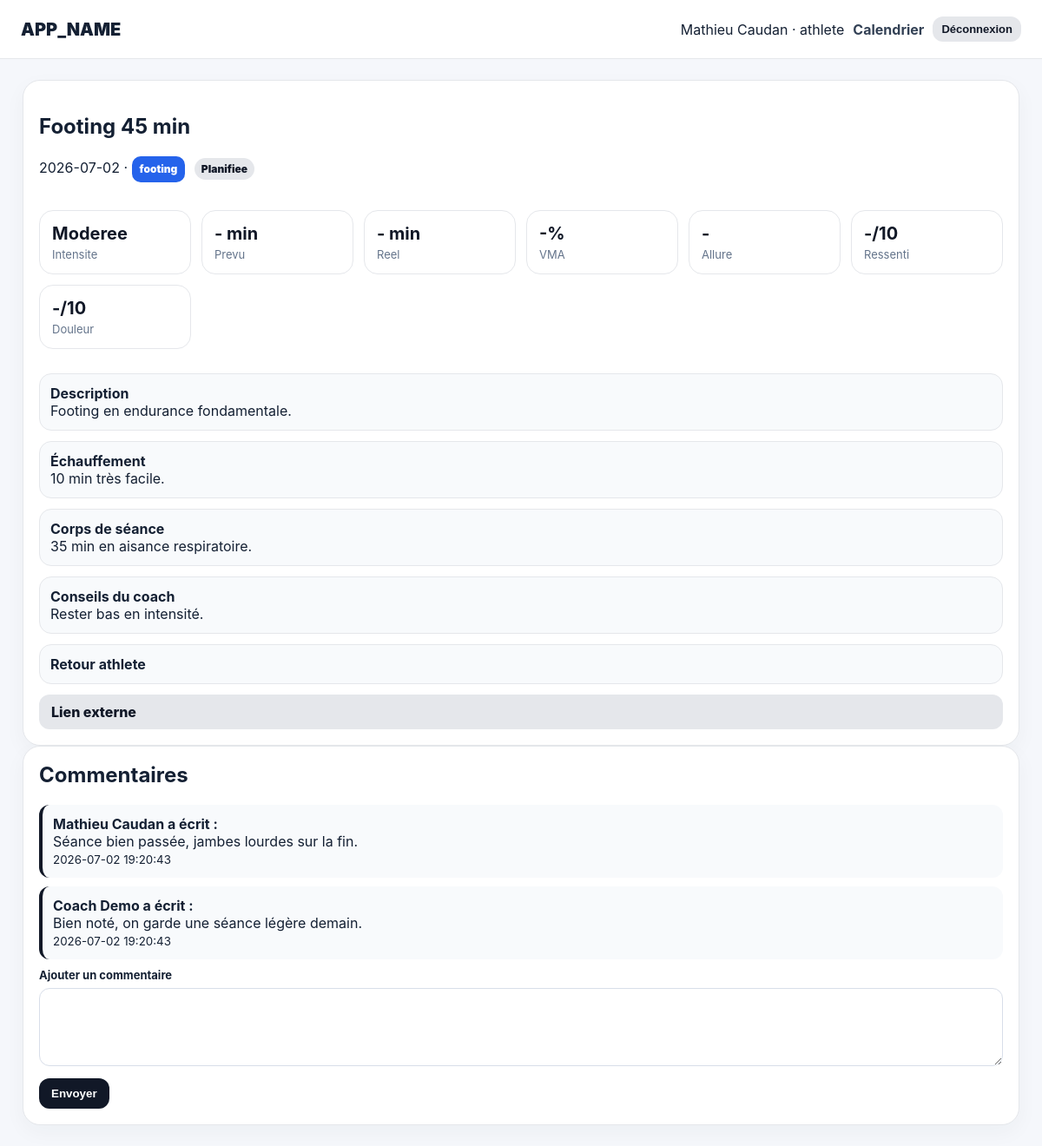
Page /index.php?page=session&id=1 (signed in) on the committed database.
### tables this page shows
CREATE TABLE IF NOT EXISTS sessions (
  id INT AUTO_INCREMENT PRIMARY KEY,
  athlete_id INT NOT NULL,
  coach_id INT NOT NULL,
  date DATE NOT NULL,
  title VARCHAR(120) NOT NULL,
  type VARCHAR(80) NOT NULL,
  status ENUM('planned','done','missed','cancelled') NOT NULL DEFAULT 'planned',
  intensity ENUM('low','moderate','high','max') NOT NULL DEFAULT 'moderate',
  duration_min INT DEFAULT NULL,
  vma_percent DECIMAL(5,1) DEFAULT NULL,
  description TEXT,
  objective TEXT,
  warmup TEXT,
  main_workout TEXT,
  cooldown TEXT,
  coach_notes TEXT,
  actual_duration_min INT DEFAULT NULL,
  feeling TINYINT DEFAULT NULL,
  pain TINYINT DEFAULT NULL,
  athlete_feedback TEXT,
  attachment_url VARCHAR(500),
  external_link VARCHAR(500),
  created_at TIMESTAMP DEFAULT CURRENT_TIMESTAMP,
  updated_at TIMESTAMP DEFAULT CURRENT_TIMESTAMP ON UPDATE CURRENT_TIMESTAMP,
  INDEX idx_sessions_athlete_date (athlete_id, date),
  CONSTRAINT fk_session_athlete FOREIGN KEY (athlete_id) REFERENCES athletes(id) ON DELETE CASCADE,
  CONSTRAINT fk_session_coach FOREIGN KEY (coach_id) REFERENCES users(id) ON DELETE CASCADE
);

CREATE TABLE IF NOT EXISTS comments (
  id INT AUTO_INCREMENT PRIMARY KEY,
  session_id INT NOT NULL,
  user_id INT NOT NULL,
  content TEXT NOT NULL,
  created_at TIMESTAMP DEFAULT CURRENT_TIMESTAMP,
  CONSTRAINT fk_comment_session FOREIGN KEY (session_id) REFERENCES sessions(id) ON DELETE CASCADE,
  CONSTRAINT fk_comment_user FOREIGN KEY (user_id) REFERENCES users(id) ON DELETE CASCADE
);

CREATE TABLE IF NOT EXISTS users (
  id INT AUTO_INCREMENT PRIMARY KEY,
  name VARCHAR(150) NOT NULL,
  email VARCHAR(190) NOT NULL UNIQUE,
  password_hash VARCHAR(255) NOT NULL,
  role ENUM('coach','athlete') NOT NULL,
  created_at TIMESTAMP DEFAULT CURRENT_TIMESTAMP
);

### functions.php (called while the page is built, shortened)
<?php
function db(): PDO {
    static $pdo = null;
    if ($pdo === null) {
        $dsn = 'mysql:host=' . DB_HOST . ';dbname=' . DB_NAME . ';charset=utf8mb4';
        $pdo = new PDO($dsn, DB_USER, DB_PASS, [
            PDO::ATTR_ERRMODE => PDO::ERRMODE_EXCEPTION,
            PDO::ATTR_DEFAULT_FETCH_MODE => PDO::FETCH_ASSOC,
        ]);
    }
    return $pdo;
}
function e($value): string { return htmlspecialchars((string)$value, ENT_QUOTES, 'UTF-8'); }
function current_user(): ?array { return $_SESSION['user'] ?? null; }
function type_class(string $type): string { return 'type-' . str_replace([' ', 'é'], ['-', 'e'], $type); }
function athlete_for_user(int $userId): ?array {
    $stmt = db()->prepare('SELECT * FROM athletes WHERE user_id = ?');
    $stmt->execute([$userId]);
    return $stmt->fetch() ?: null;
}
function can_access_athlete(int $athleteId): bool {
    $user = current_user();
    $athlete = athlete_for_user((int)$user['id']);
    return $athlete && (int)$athlete['id'] === $athleteId;
}
function get_session_checked(int $sessionId): array {
    $stmt = db()->prepare('SELECT s.*, a.first_name, a.last_name, a.vma FROM sessions s JOIN athletes a ON a.id=s.athlete_id WHERE s.id=?');
    $stmt->execute([$sessionId]);
    $session = $stmt->fetch();
    if (!$session || !can_access_athlete((int)$session['athlete_id'])) { http_response_code(404); exit('Séance introuvable'); }
    return $session;
}
function session_statuses(): array {
    return [
        'planned' => 'Planifiee',
        'done' => 'Realisee',
        'missed' => 'Manquee',
        'cancelled' => 'Annulee',
    ];
}
function intensities(): array {
    return [
        'low' => 'Faible',
        'moderate' => 'Moderee',
        'high' => 'Forte',
        'max' => 'Maximale',
    ];
}
function status_label(?string $status): string {
    $statuses = session_statuses();
    return $statuses[$status ?: 'planned'] ?? $statuses['planned'];
}
function intensity_label(?string $intensity): string {
    $intensities = intensities();
    return $intensities[$intensity ?: 'moderate'] ?? $intensities['moderate'];
}
function format_pace(?float $minutesPerKm): string {
    if (!$minutesPerKm || $minutesPerKm <= 0) return '-';
    $seconds = (int)round($minutesPerKm * 60);
    return floor($seconds / 60) . "'" . str_pad((string)($seconds % 60), 2, '0', STR_PAD_LEFT) . '/km';
}

### index.php (the view, shortened to what this page needs)
<?php
require_once __DIR__ . '/functions.php';
$page = $_GET['page'] ?? 'home';
function header_html(string $title): void {
    $u = current_user();
?>
<!doctype html>
<html lang="fr">
<head>
    <link rel="stylesheet" href="assets/style.css">
</head>
<body>
<?php if($u): ?>
<header class="topbar">
    <div class="brand"><?=APP_NAME?></div>
    <nav class="nav">
        <span><?=e($u['name'])?> · <?=e($u['role'])?></span>
        <?php if($u['role'] === 'coach'): ?>
            <a href="index.php?page=dashboard">Athlètes</a>
            <a href="index.php?page=coach_calendar">Calendrier général</a>
        <?php else: ?>
            <a href="index.php">Calendrier</a>
        <?php endif; ?>
        <form method="post">
            <button class="btn secondary small">Déconnexion</button>
        </form>
    </nav>
</header>
<?php endif; ?>
<main class="container">
<?php
}
function footer_html(): void {
    echo '</main></body></html>';
}
?>
<?php
if ($page === 'session') {
    $s = get_session_checked((int)$_GET['id']);
    $pace = !empty($s['vma_percent']) ? pace_from_vma((float)$s['vma'], (float)$s['vma_percent']) : null;
    $stmt = db()->prepare('SELECT c.*, u.name FROM comments c JOIN users u ON u.id=c.user_id WHERE c.session_id=? ORDER BY c.created_at');
    $stmt->execute([$s['id']]);
    $comments = $stmt->fetchAll();
    header_html('Détail séance');
?>
<section class="card">
    <div class="toolbar">
        <div>
            <h1><?=e($s['title'])?></h1>
            <p>
                <?=e($s['date'])?> ·
                <span class="session-pill <?=type_class($s['type'])?>" style="display:inline-block">
                    <?=e($s['type'])?>
                </span>
                <span class="status-badge status-<?=e($s['status'])?>"><?=e(status_label($s['status']))?></span>
            </p>
        </div>
    </div>
    <div class="detail-list">
        <div class="metrics-row">
            <div class="metric-box"><strong><?=e(intensity_label($s['intensity']))?></strong><span>Intensite</span></div>
            <div class="metric-box"><strong><?=e($s['duration_min'] ?: '-')?> min</strong><span>Prevu</span></div>
            <div class="metric-box"><strong><?=e($s['actual_duration_min'] ?: '-')?> min</strong><span>Reel</span></div>
            <div class="metric-box"><strong><?=e($s['vma_percent'] ?: '-')?>%</strong><span>VMA</span></div>
            <div class="metric-box"><strong><?=e(format_pace($pace))?></strong><span>Allure</span></div>
            <div class="metric-box"><strong><?=e($s['feeling'] ?: '-')?>/10</strong><span>Ressenti</span></div>
            <div class="metric-box"><strong><?=e($s['pain'] ?? '-')?>/10</strong><span>Douleur</span></div>
        </div>
        <?php foreach([
            'description' => 'Description',
            'warmup' => 'Échauffement',
            'main_workout' => 'Corps de séance',
            'coach_notes' => 'Conseils du coach',
            'athlete_feedback' => 'Retour athlete'
        ] as $k => $label): ?>
            <div class="detail-item">
                <strong><?=$label?></strong><br>
                <?=nl2br(e($s[$k]))?>
            </div>
        <?php endforeach; ?>
        <?php if($s['external_link']): ?>
            <a class="btn secondary" href="<?=e($s['external_link'])?>" target="_blank">Lien externe</a>
        <?php endif; ?>
    </div>
</section>
<section class="card">
    <h2>Commentaires</h2>
    <?php foreach($comments as $c): ?>
        <div class="comment">
            <strong><?=e($c['name'])?> a écrit :</strong><br>
            <?=nl2br(e($c['content']))?><br>
            <small><?=e($c['created_at'])?></small>
        </div>
    <?php endforeach; ?>
    <form method="post">
        <div class="field">
            <label>Ajouter un commentaire</label>
            <textarea name="content" required></textarea>
        </div>
        <button class="btn">Envoyer</button>
    </form>
</section>
<?php
    footer_html();
    exit;
}

### assets/style.css (style rules this page uses)
* { box-sizing:border-box }
body { margin:0; font-family:Inter,system-ui,-apple-system,Segoe UI,Arial,sans-serif; background:#f5f7fb; color:#142033 }
.field { display:flex; flex-direction:column; gap:7px; margin-bottom:14px }
.field label { font-weight:700; font-size:13px }
.field input, .field textarea, .field select { border:1px solid #d8dee9; border-radius:12px; padding:11px 12px; font:inherit; background:#fff }
.field textarea { min-height:90px; resize:vertical }
.btn { border:0; background:#111827; color:#fff; border-radius:12px; padding:10px 14px; font-weight:800; cursor:pointer; text-decoration:none; display:inline-flex; align-items:center; gap:8px }
.btn.secondary { background:#e5e7eb; color:#111827 }
.btn.small { padding:7px 10px; font-size:13px }
.topbar { height:68px; background:#fff; border-bottom:1px solid #e5e7eb; display:flex; align-items:center; justify-content:space-between; padding:0 24px; position:sticky; top:0; z-index:5 }
.brand { font-weight:900; font-size:20px }
.nav { display:flex; gap:10px; align-items:center }
.nav a { color:#334155; text-decoration:none; font-weight:700 }
.container { max-width:1180px; margin:24px auto; padding:0 16px }
.stats-grid, .metrics-row, .pace-grid { display:grid; grid-template-columns:repeat(auto-fit,minmax(150px,1fr)); gap:12px; margin-bottom:16px }
.stat-card, .metric-box, .pace-cell { background:#fff; border:1px solid #e5e7eb; border-radius:16px; padding:14px }
.stat-card strong, .metric-box strong, .pace-cell strong { display:block; font-size:20px; color:#111827 }
.stat-card span, .metric-box span, .pace-cell span, .pace-cell small { display:block; color:#64748b; font-size:13px; margin-top:4px }
.status-badge { display:inline-flex; align-items:center; border-radius:999px; padding:5px 8px; margin-left:6px; background:#e5e7eb; color:#111827; font-size:12px; font-weight:900 }
.card { background:#fff; border:1px solid #e5e7eb; border-radius:20px; padding:18px; box-shadow:0 8px 24px #1f29370a }
.card h2, .card h3 { margin-top:0 }
.toolbar { display:flex; gap:10px; flex-wrap:wrap; align-items:center; justify-content:space-between; margin-bottom:16px }
.session-pill { display:block; text-decoration:none; color:#fff; padding:7px 8px; border-radius:10px; font-size:12px; font-weight:900; line-height:1.2; border:1px solid transparent }
.type-footing { background:#2563eb; color:#fff }
.detail-list { display:grid; gap:12px }
.detail-item { background:#f8fafc; border:1px solid #e5e7eb; border-radius:14px; padding:12px }
.comment { border-left:4px solid #111827; background:#f8fafc; padding:12px; border-radius:12px; margin:10px 0 }

### rows in the picture
sessions: title "Footing 45 min", date "2026-07-02", type "footing", status "Planifiee", intensity "Moderee", duration_min "-", actual_duration_min "-", vma_percent "-", feeling "-", pain "-", description "Footing en endurance fondamentale.", warmup "10 min très facile.", main_workout "35 min en aisance respiratoire.", coach_notes "Rester bas en intensité."
comments: user.name "Mathieu Caudan", content "Séance bien passée, jambes lourdes sur la fin.", created_at "2026-07-02 19:20:43"
comments: user.name "Coach Demo", content "Bien noté, on garde une séance légère demain.", created_at "2026-07-02 19:20:43"

### other values in the picture
APP_NAME "APP_NAME"
$u['name'] "Mathieu Caudan"
$u['role'] "athlete"
format_pace($pace) "-"
$label "Description"
$label "Échauffement"
$label "Corps de séance"
$label "Conseils du coach"
$label "Retour athlete"
